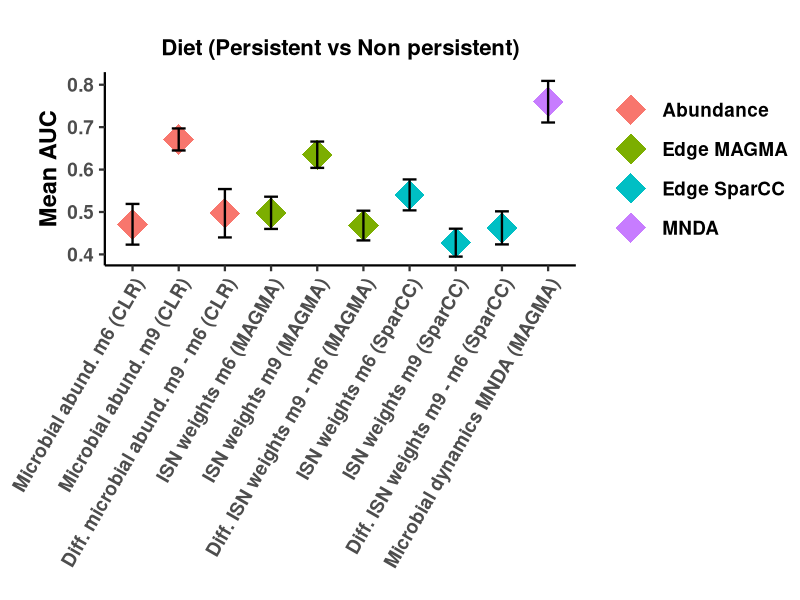
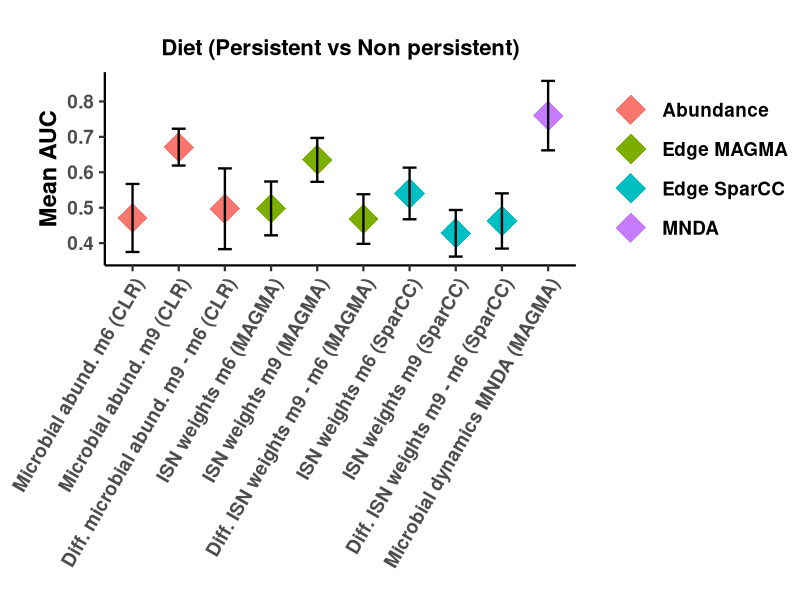
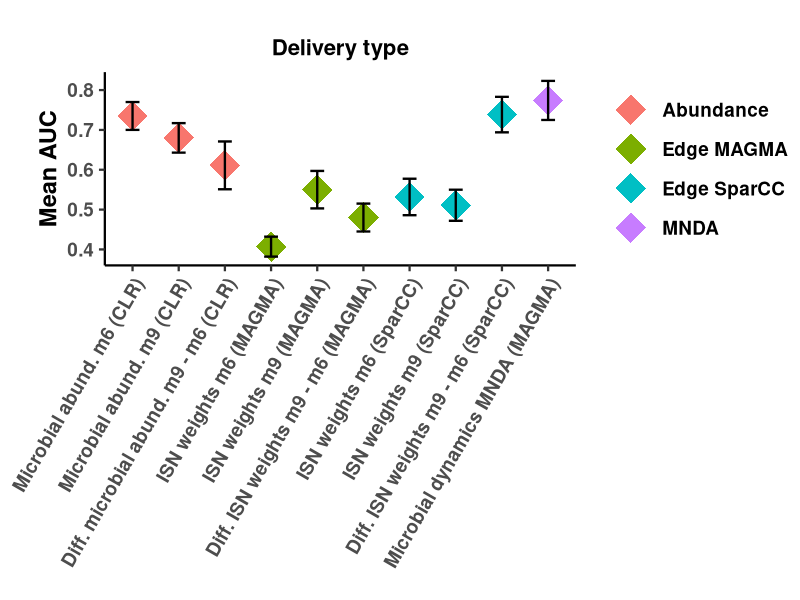
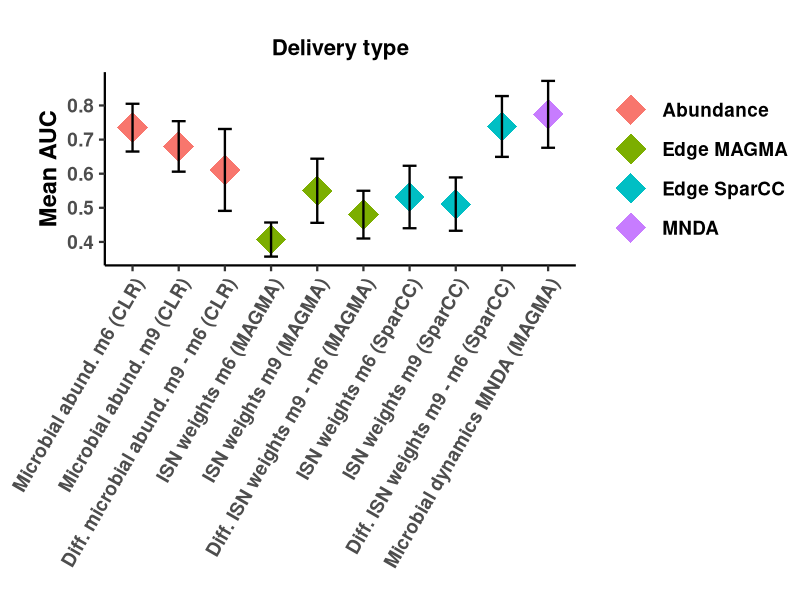
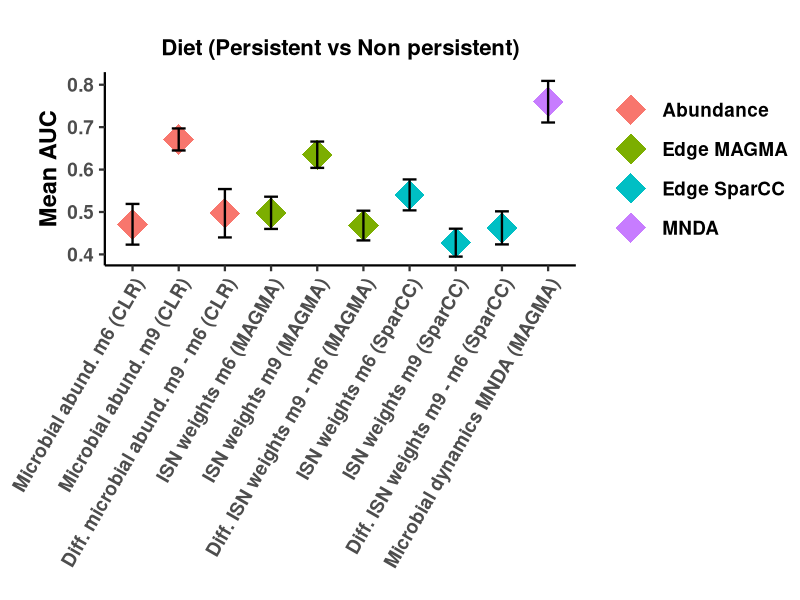
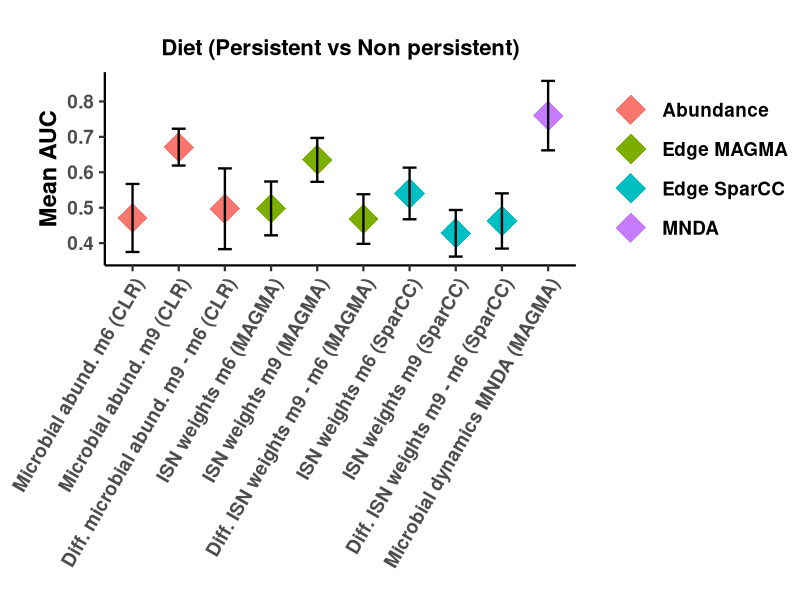
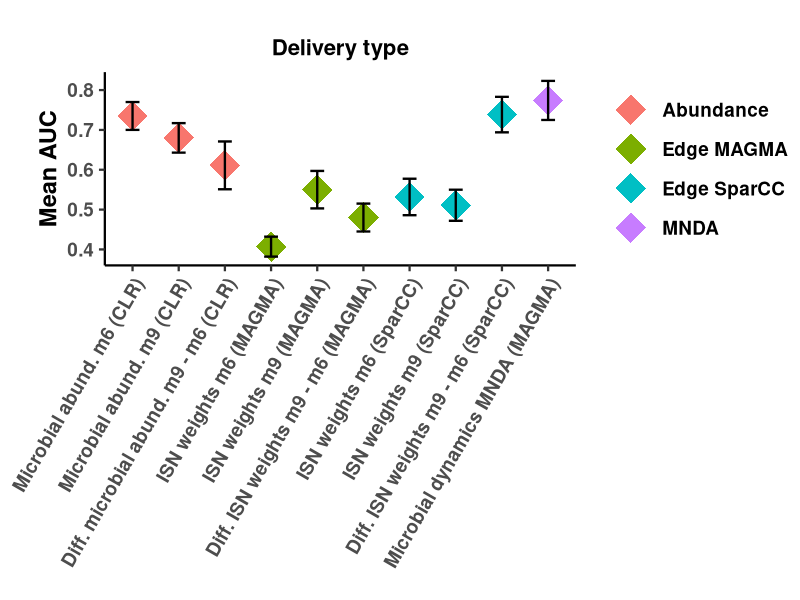
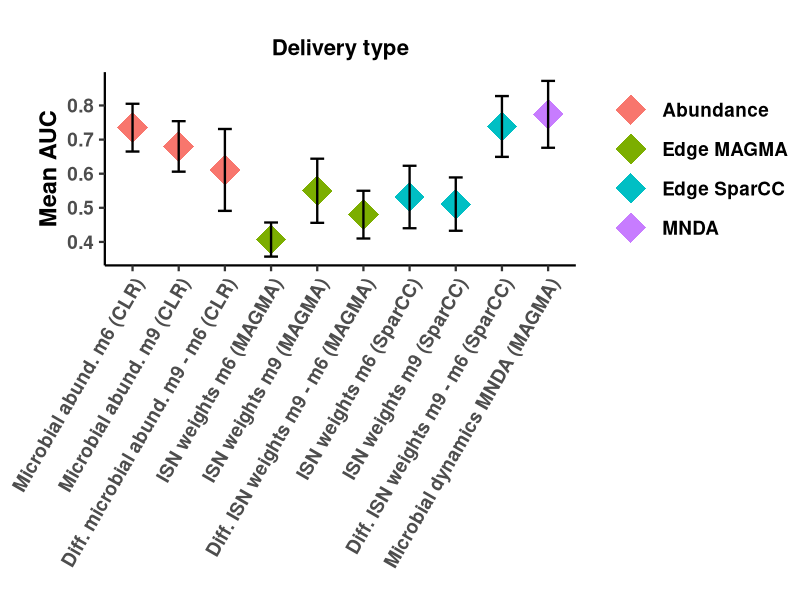

Write R code to recreate these figures, in order.
setwd("C:/Users/fmelo/Desktop/Backup_Federico/Maastricht_data/Dynamics_in_Microbiome/Results/Prediction/")
library(readxl)

Diet <- read_excel("Final_in_the_paper_results_prediction_plusSUPPL.xlsx", sheet = "Diet")
colnames(Diet) = c("Input", "AUC", "sd")

Input_name = c("Microbial abund. m6 (CLR)", "Microbial abund. m9 (CLR)", "Diff. microbial abund. m9 - m6 (CLR)", 
               "ISN weights m6 (MAGMA)", "ISN weights m9 (MAGMA)", "Diff. ISN weights m9 - m6 (MAGMA)",
               "ISN weights m6 (SparCC)", "ISN weights m9 (SparCC)", "Diff. ISN weights m9 - m6 (SparCC)",
               "Microbial dynamics MNDA (MAGMA)")
Diet$Input = Input_name
Delivery <- read_excel("Final_in_the_paper_results_prediction_plusSUPPL.xlsx", sheet = "Mode of Delivery")
colnames(Delivery) = c("Input", "AUC", "sd")
Delivery$Input = Input_name

library(ggplot2)

# creating a data frame df
df<-data.frame(Mean=c(0.24,0.25,0.37,0.643,0.54),
               sd=c(0.00362,0.281,0.3068,0.2432,0.322),
               Quality=as.factor(c("good","bad","good",
                                   "very good","very good")), 
               Category=c("A","B","C","D","E"),
               Insert= c(0.0, 0.1, 0.3, 0.5, 1.0))

Diet$Group = c("Abundance","Abundance","Abundance", "Edge MAGMA","Edge MAGMA","Edge MAGMA", 
               "Edge SparCC","Edge SparCC","Edge SparCC", "MNDA") 
Diet$Group = as.factor(Diet$Group)
level_order = c(Diet$Input)
p<-ggplot(Diet, aes(x=factor(Input, level =level_order), y=AUC)) + 
  geom_point(aes(color=Group), shape = 18, size = 10)+
  geom_errorbar(aes(ymin=AUC-sd, ymax=AUC+sd), width=.3,size = 0.8,
                position=position_dodge(0.05))+
  theme_classic(base_size = 17)+
  theme(axis.text.x = element_text(angle = 60, vjust =1, hjust=1), plot.margin = unit(c(1,0,0,1), "cm"),
        axis.text=element_text(face="bold"),
              axis.title=element_text(face="bold"), 
        ,legend.text=element_text(face="bold"), legend.title=element_blank(), 
        plot.title = element_text(size=16, face="bold",hjust = 0.5))+
  labs(y= "Mean AUC",x = "", fill = "")+
  ggtitle("Diet (Persistent vs Non persistent)")#+
  # theme_bw(base_size = 17, base_line_size = 1.1)+
  # theme_classic()
  # theme_classic(base_size = 17, base_line_size = 1.1)+
  # theme(axis.text=element_text(face="bold"),
  #       axis.title=element_text(face="bold"), title = element_text(face = "bold",),legend.key.size = unit(1, 'cm'),text = element_text(size = 35),legend.position="top")
p


png("Suppl_Graph_Diet_persistent_vs_NONPERS_1sd.png", width = 300, height = 300, units='mm', res = 300)
p
dev.off()


p<-ggplot(Diet, aes(x=factor(Input, level =level_order), y=AUC)) + 
  geom_point(aes(color=Group), shape = 18, size = 10)+
  geom_errorbar(aes(ymin=AUC-2*sd, ymax=AUC+2*sd), width=.3,size = 0.8,
                position=position_dodge(0.05))+
  theme_classic(base_size = 17)+
  theme(axis.text.x = element_text(angle = 60, vjust =1, hjust=1), plot.margin = unit(c(1,0,0,1), "cm"),
        axis.text=element_text(face="bold"),
        axis.title=element_text(face="bold"), 
        ,legend.text=element_text(face="bold"), legend.title=element_blank(), 
        plot.title = element_text(size=16, face="bold",hjust = 0.5))+
  labs(y= "Mean AUC",x = "", fill = "")+
  ggtitle("Diet (Persistent vs Non persistent)")#+
# theme_bw(base_size = 17, base_line_size = 1.1)+
# theme_classic()
# theme_classic(base_size = 17, base_line_size = 1.1)+
# theme(axis.text=element_text(face="bold"),
#       axis.title=element_text(face="bold"), title = element_text(face = "bold",),legend.key.size = unit(1, 'cm'),text = element_text(size = 35),legend.position="top")
p


png("Suppl_Graph_Diet_persistent_vs_NONPERS_2sd.png", width = 300, height = 300, units='mm', res = 300)
p
dev.off()



# Mode of delivery  -------------------------------------------------------

Delivery$Group = c("Abundance","Abundance","Abundance", "Edge MAGMA","Edge MAGMA","Edge MAGMA", 
                   "Edge SparCC","Edge SparCC","Edge SparCC", "MNDA") 
Delivery$Group = as.factor(Delivery$Group)
level_order = c(Delivery$Input)
p<-ggplot(Delivery, aes(x=factor(Input, level =level_order), y=AUC)) + 
  geom_point(aes(color=Group), shape = 18, size = 10)+
  geom_errorbar(aes(ymin=AUC-sd, ymax=AUC+sd), width=.3,size = 0.8,
                position=position_dodge(0.05))+
  theme_classic(base_size = 17)+
  theme(axis.text.x = element_text(angle = 60, vjust =1, hjust=1), plot.margin = unit(c(1,0,0,1), "cm"),
        axis.text=element_text(face="bold"),
        axis.title=element_text(face="bold"), 
        ,legend.text=element_text(face="bold"), legend.title=element_blank(), 
        plot.title = element_text(size=16, face="bold",hjust = 0.5))+
  labs(y= "Mean AUC",x = "", fill = "")+
  ggtitle("Delivery type")#+
# theme_bw(base_size = 17, base_line_size = 1.1)+
# theme_classic()
# theme_classic(base_size = 17, base_line_size = 1.1)+
# theme(axis.text=element_text(face="bold"),
#       axis.title=element_text(face="bold"), title = element_text(face = "bold",),legend.key.size = unit(1, 'cm'),text = element_text(size = 35),legend.position="top")
p


png("Suppl_Graph_Delivery_1sd.png", width = 300, height = 300, units='mm', res = 300)
p
dev.off()


p<-ggplot(Delivery, aes(x=factor(Input, level =level_order), y=AUC)) + 
  geom_point(aes(color=Group), shape = 18, size = 10)+
  geom_errorbar(aes(ymin=AUC-2*sd, ymax=AUC+2*sd), width=.3,size = 0.8,
                position=position_dodge(0.05))+
  theme_classic(base_size = 17)+
  theme(axis.text.x = element_text(angle = 60, vjust =1, hjust=1), plot.margin = unit(c(1,0,0,1), "cm"),
        axis.text=element_text(face="bold"),
        axis.title=element_text(face="bold"), 
        ,legend.text=element_text(face="bold"), legend.title=element_blank(), 
        plot.title = element_text(size=16, face="bold",hjust = 0.5))+
  labs(y= "Mean AUC",x = "", fill = "")+
  ggtitle("Delivery type")#+
# theme_bw(base_size = 17, base_line_size = 1.1)+
# theme_classic()
# theme_classic(base_size = 17, base_line_size = 1.1)+
# theme(axis.text=element_text(face="bold"),
#       axis.title=element_text(face="bold"), title = element_text(face = "bold",),legend.key.size = unit(1, 'cm'),text = element_text(size = 35),legend.position="top")
p


png("Suppl_Graph_Delivery_2sd.png", width = 300, height = 300, units='mm', res = 300)
p
dev.off()



